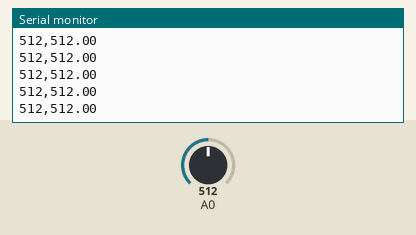
This sketch was run on a simulated Arduino Uno, built with avr-gcc and run on an emulated ATmega328P. Shown: the last lines printed to the serial monitor. The test bench sets the inputs (shaded band); at power-on: A0 = 512.

Above: at 1.2 s.
1.3 s: A0 set to 716
At 2.4 s:
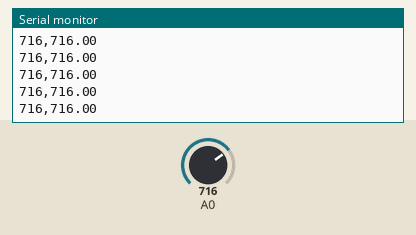
2.8 s: A0 set to 900
At 3.9 s:
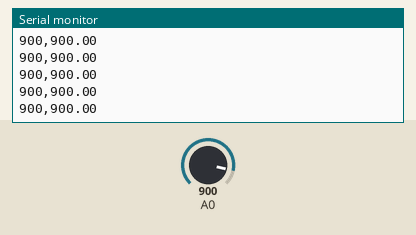
Timing chart, 0 to 5.8 s (numbered marks = the images above; inputs shaded):
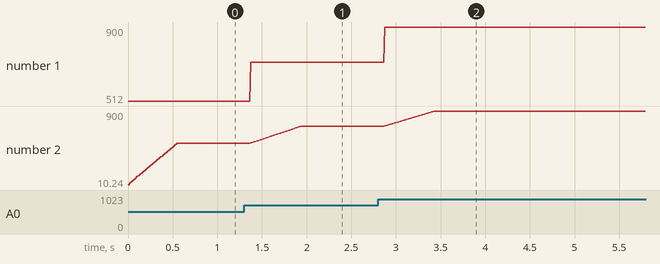

Measured:
- after the input at 1.3 s, the serial monitor: prints a new line after 0.08 s (image 1)
- plotted number 1: 512 → 716 after the input at 1.3 s
- plotted number 2: 512 → 716 after the input at 1.3 s

The sketch:

emg_mean-filter.ino
```cpp
#define n 50 //標本数を決める

int f[n]={0};
float ave = 0;      //平均値を入れる変数

void setup(){
    Serial.begin(9600);
}

void loop(){
    for(int i = n-1; i > 0; i--) {
      f[i] = f[i-1];//過去n回分の値を記録
    }
    f[0] = analogRead(0);
    ave = 0;

    for(int i = 0; i < n; i++) {
      ave += f[i];        //総和を求める
    }
    ave = (float)ave/n;                  //標本数で割って平均を求める

    Serial.print(f[0]);                  //フィルタ前の値
    Serial.print(",");
    Serial.print(ave);                   //フィルタ後の値
    Serial.print("\n");
}
```
